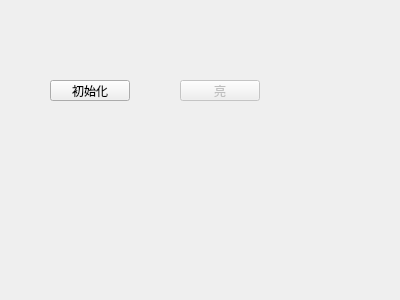
<?xml version="1.0" encoding="UTF-8"?>
<ui version="4.0">
 <class>LedControlWidget</class>
 <widget class="QWidget" name="LedControlWidget">
  <property name="geometry">
   <rect>
    <x>0</x>
    <y>0</y>
    <width>400</width>
    <height>300</height>
   </rect>
  </property>
  <property name="windowTitle">
   <string>LedControlWidget</string>
  </property>
  <widget class="QPushButton" name="initialButton">
   <property name="geometry">
    <rect>
     <x>50</x>
     <y>80</y>
     <width>80</width>
     <height>21</height>
    </rect>
   </property>
   <property name="text">
    <string>初始化</string>
   </property>
  </widget>
  <widget class="QPushButton" name="controlButton">
   <property name="enabled">
    <bool>false</bool>
   </property>
   <property name="geometry">
    <rect>
     <x>180</x>
     <y>80</y>
     <width>80</width>
     <height>21</height>
    </rect>
   </property>
   <property name="text">
    <string>亮</string>
   </property>
  </widget>
 </widget>
 <resources/>
 <connections>
  <connection>
   <sender>initialButton</sender>
   <signal>clicked()</signal>
   <receiver>LedControlWidget</receiver>
   <slot>onInitialButtonClick()</slot>
   <hints>
    <hint type="sourcelabel">
     <x>63</x>
     <y>90</y>
    </hint>
    <hint type="destinationlabel">
     <x>350</x>
     <y>181</y>
    </hint>
   </hints>
  </connection>
  <connection>
   <sender>controlButton</sender>
   <signal>clicked()</signal>
   <receiver>LedControlWidget</receiver>
   <slot>onControlButtonClick()</slot>
   <hints>
    <hint type="sourcelabel">
     <x>228</x>
     <y>92</y>
    </hint>
    <hint type="destinationlabel">
     <x>372</x>
     <y>118</y>
    </hint>
   </hints>
  </connection>
 </connections>
 <slots>
  <slot>onInitialButtonClick()</slot>
  <slot>onControlButtonClick()</slot>
 </slots>
</ui>
